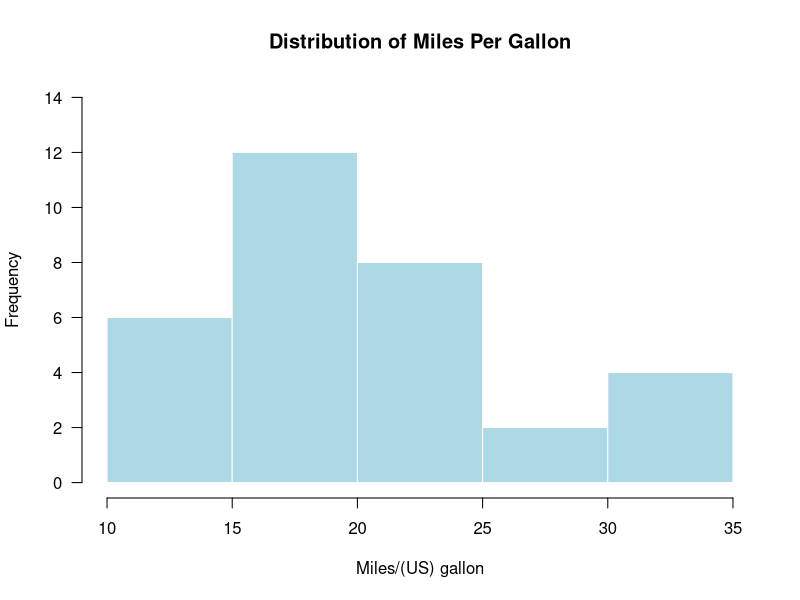
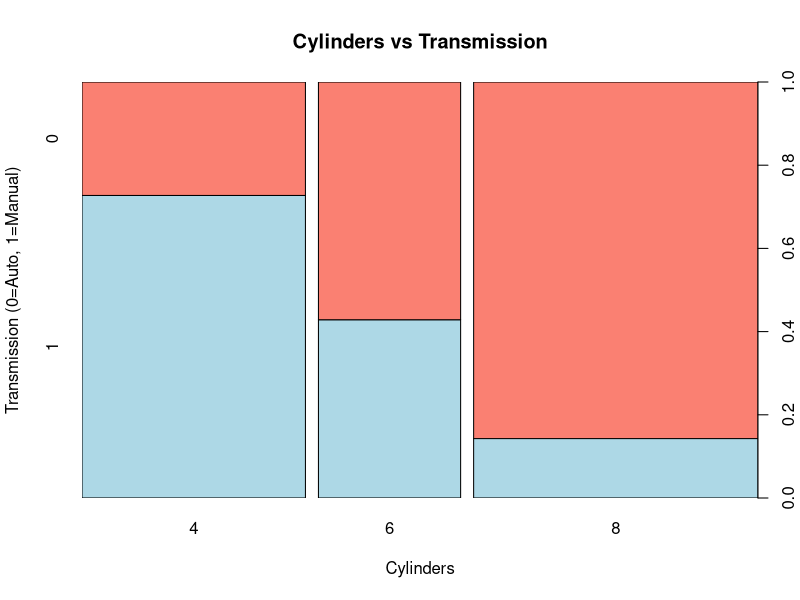
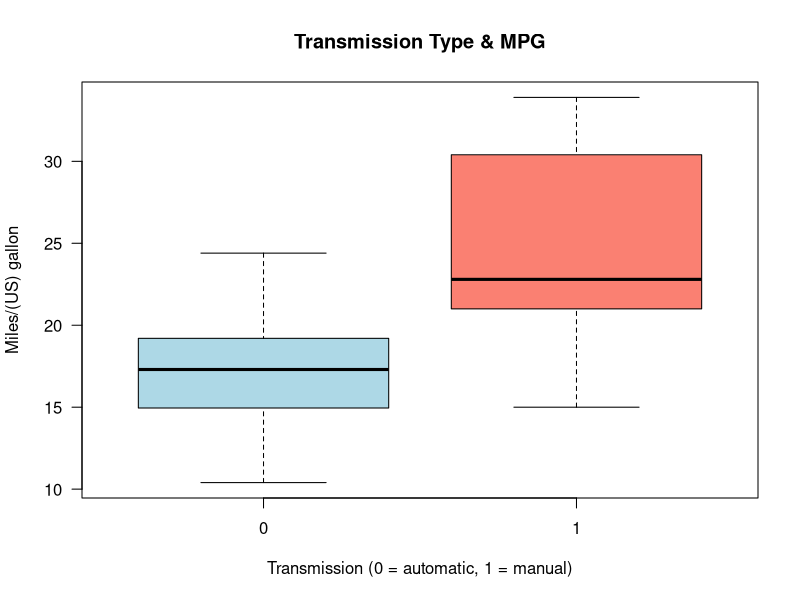
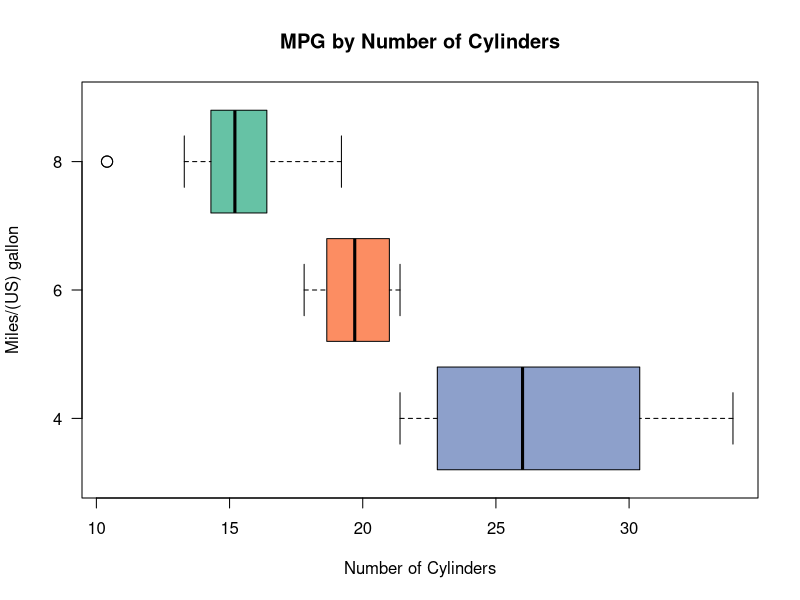
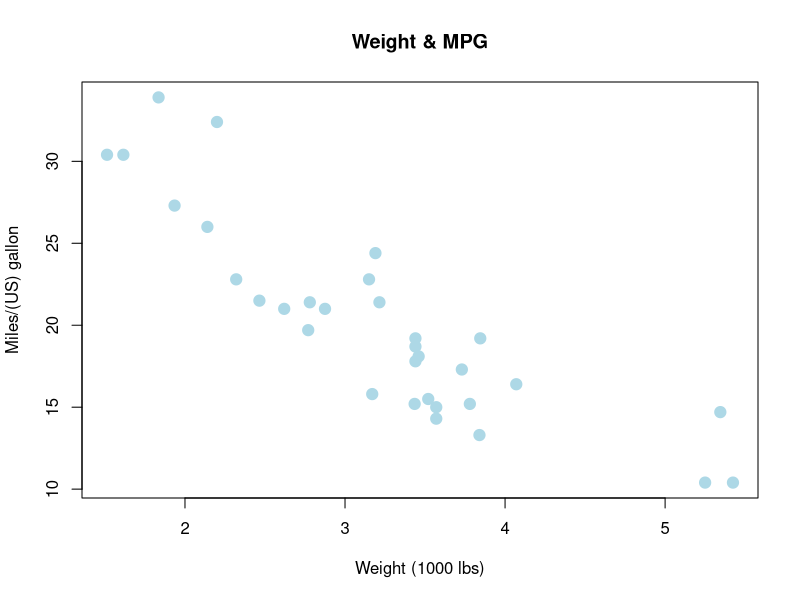

Write R code to recreate these figures, in order.
## ---- chunk 1
#| echo: true
# 描述性统计量
summary(mtcars)
## ---- chunk 2
#| echo: true
sapply(mtcars, 
       function(x) c(Mean = mean(x), Sd = sd(x), Median = median(x), Min = min(x), Max = max(x)))

## ---- chunk 3
#| echo: true
hist(mtcars$mpg, 
     col = "lightblue", 
     border = "white", 
     main = "Distribution of Miles Per Gallon",
     xlab = "Miles/(US) gallon",
     ylab = "Frequency",
     ylim = c(0, 14),
     las = 1)

## ---- chunk 4
#| echo: true
plot(as.factor(mtcars$cyl), as.factor(mtcars$am), 
     col = c("lightblue", "salmon"), 
     main = "Cylinders vs Transmission",
     xlab = "Cylinders", 
     ylab = "Transmission (0=Auto, 1=Manual)")

## ---- chunk 5
#| echo: true
plot(as.factor(mtcars$am), mtcars$mpg,
     col = c("lightblue", "salmon"),
     cex = 1.5,
     main = "Transmission Type & MPG",
     xlab = "Transmission (0 = automatic, 1 = manual)",
     ylab = "Miles/(US) gallon",
     las = 1
)

## ---- chunk 6
#| echo: true
plot(as.factor(mtcars$cyl), mtcars$mpg,
     col = c("#8DA0CB", "#FC8D62", "#66C2A5"), 
     cex = 1.5,
     main = "MPG by Number of Cylinders",
     xlab = "Number of Cylinders",
     ylab = "Miles/(US) gallon",
     las = 1,
     horizontal = TRUE
)

## ---- chunk 7
#| echo: true
plot(mtcars$wt, mtcars$mpg,
     col = "lightblue", 
     pch = 19,
     cex = 1.5,
     main = "Weight & MPG",
     xlab = "Weight (1000 lbs)",
     ylab = "Miles/(US) gallon"
)
## ---- chunk 8
#| echo: true
fisher.test(table(mtcars$cyl, mtcars$am))


## ---- chunk 9
#| echo: true
t.test(mtcars$mpg ~ mtcars$am)


## ---- chunk 10
#| echo: true
aov_result <- aov(mpg ~ as.factor(cyl), data = mtcars)
summary(aov_result)

## ---- chunk 11
#| echo: true
model1 <- lm(mpg ~ wt + cyl + am, data = mtcars)
summary(model1)
